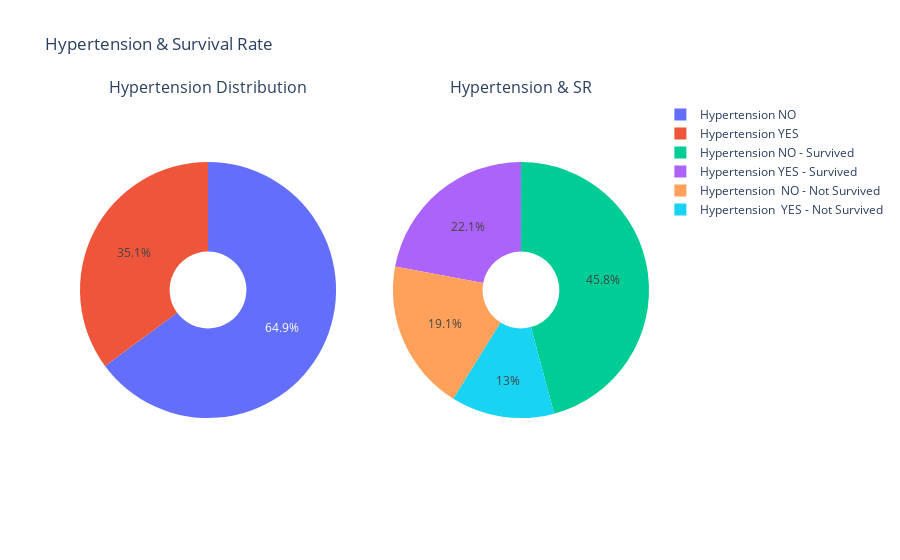

Notebook cell for this chart:
### Code cell
labels = [["Hypertension YES","Hypertension NO"],
          ['Hypertension YES - Survived','Hypertension  YES - Not Survived', 'Hypertension NO - Survived',
           'Hypertension  NO - Not Survived']]

values = [[len(hypertension_yes), len(hypertension_no)],
         [len(hypertension_yes_survived), len(hypertension_yes_not_survived),
          len(hypertension_no_survived), len(hypertension_no_not_survived)]]

subplot_titles = ['Hypertension Distribution', 'Hypertension & SR']
sub_plot_names = ["Distribution of Hypertension", 'Hypertension & Survival']

utils.ConstructGoPieChart(build_sub_plots = True,
                          rows = 1,
                          cols = 2,
                          subplot_titles = subplot_titles,
                          labels = labels,
                          values = values,
                          sub_plot_names = sub_plot_names,
                          title_text = "Hypertension & Survival Rate",
                          export_to_png = True)

### Figure 1 — Plotly figure (JSON) as saved in the notebook; plotly's stock layout.template omitted (floating-point values rounded to 4 significant figures)
{"data": [{"labels": ["Hypertension YES", "Hypertension NO"], "name": "Distribution of Hypertension", "values": [105, 194], "type": "pie", "domain": {"x": [0, 0.45], "y": [0, 1]}, "hole": 0.3, "hoverinfo": "label+percent+name"}, {"labels": ["Hypertension YES - Survived", "Hypertension  YES - Not Survived", "Hypertension NO - Survived", "Hypertension  NO - Not Survived"], "name": "Hypertension & Survival", "values": [66, 39, 137, 57], "type": "pie", "domain": {"x": [0.55, 1], "y": [0, 1]}, "hole": 0.3, "hoverinfo": "label+percent+name"}], "layout": {"annotations": [{"font": {"size": 16}, "showarrow": false, "text": "Hypertension Distribution", "x": 0.225, "xanchor": "center", "xref": "paper", "y": 1, "yanchor": "bottom", "yref": "paper"}, {"font": {"size": 16}, "showarrow": false, "text": "Hypertension & SR", "x": 0.775, "xanchor": "center", "xref": "paper", "y": 1, "yanchor": "bottom", "yref": "paper"}], "title": {"text": "Hypertension & Survival Rate"}}}
